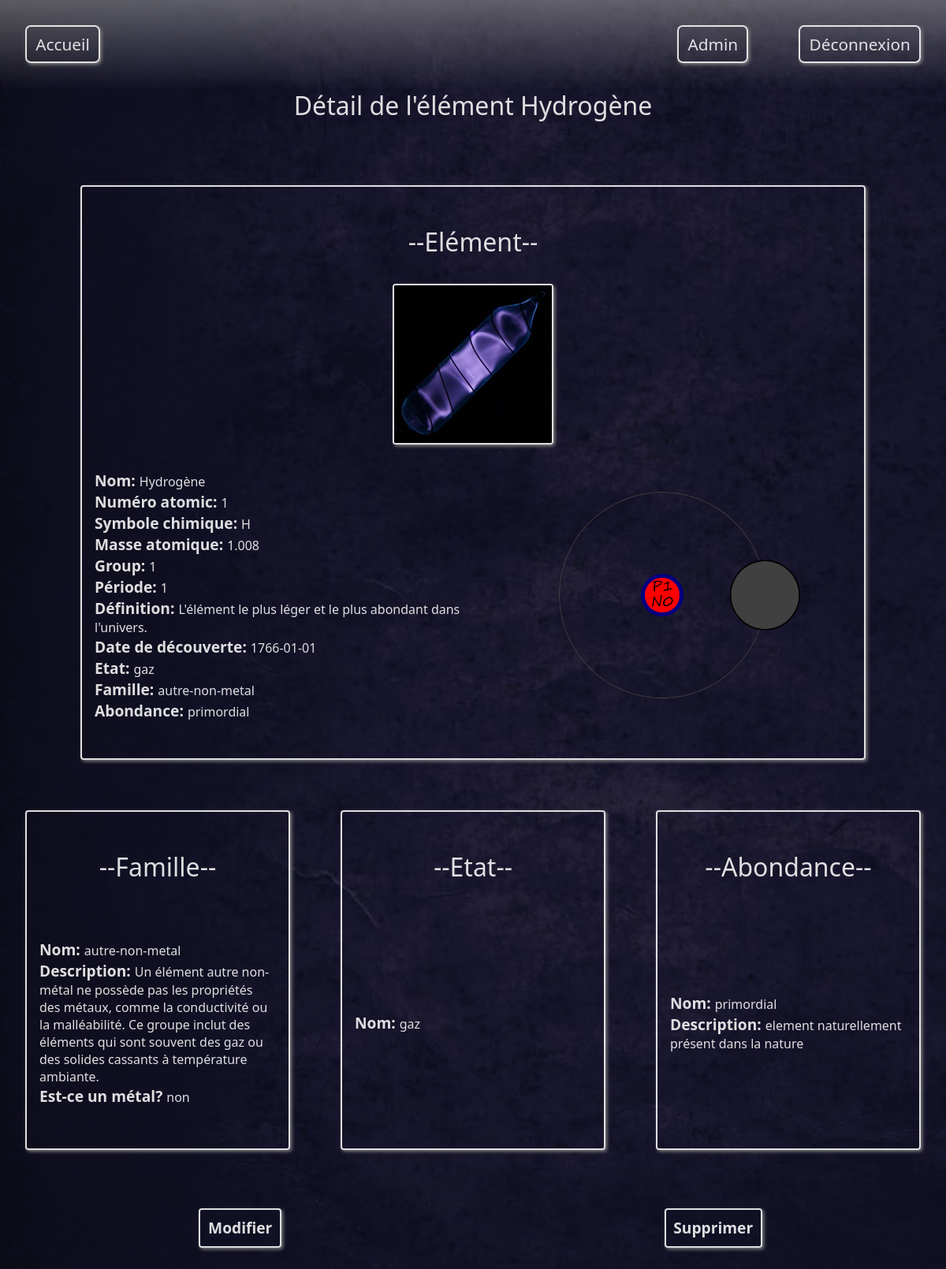
The page /index.php?action=detail_element_admin&id=1 (signed in) on the database its author committed.
### tables this page shows
CREATE TABLE IF NOT EXISTS `element` (
  `id` int NOT NULL AUTO_INCREMENT,
  `name` varchar(255) NOT NULL,
  `atomic_number` int NOT NULL,
  `chemical_symbol` varchar(10) NOT NULL,
  `atomic_mass` decimal(8,5) NOT NULL,
  `group` int NOT NULL,
  `period` int NOT NULL,
  `definition` text NOT NULL,
  `discovery_date` date NOT NULL,
  `element_picture` varchar(255) DEFAULT NULL,
  `element_model` varchar(255) DEFAULT NULL,
  `state_id` int NOT NULL,
  `family_id` int NOT NULL,
  `abundance_id` int NOT NULL,
  PRIMARY KEY (`id`),
  KEY `element_state_of_matter_fk` (`state_id`),
  KEY `element_family_fk` (`family_id`),
  KEY `element_abundance_fk` (`abundance_id`)
);

CREATE TABLE IF NOT EXISTS `state` (
  `id` int NOT NULL AUTO_INCREMENT,
  `name` varchar(255) NOT NULL,
  PRIMARY KEY (`id`)
);

CREATE TABLE IF NOT EXISTS `family` (
  `id` int NOT NULL AUTO_INCREMENT,
  `name` varchar(255) NOT NULL,
  `metal` tinyint(1) NOT NULL,
  `description` text NOT NULL,
  PRIMARY KEY (`id`)
);

CREATE TABLE IF NOT EXISTS `abundance` (
  `id` int NOT NULL AUTO_INCREMENT,
  `name` varchar(255) NOT NULL,
  `description` text,
  PRIMARY KEY (`id`)
);

### src/Manager/DatabaseManager.php (called while the page is built, shortened)
<?php
class DatabaseManager
{
    private static ?PDO $pdo = null;
    private static function connectDB(): PDO
    {
        $host = 'localhost';
        $dbName = 'periodic_table';
        $user = 'root';
        $password = '';
        try {
            return new PDO(
                "mysql:host=$host;dbname=$dbName;charset=utf8",
                $user,
                $password,
                [
                    PDO::ATTR_ERRMODE => PDO::ERRMODE_EXCEPTION,
                    PDO::ATTR_DEFAULT_FETCH_MODE => PDO::FETCH_ASSOC
                ]
            );
        } catch (PDOException $e) {
            die("Erreur de connexion à la base de données : " . $e->getMessage());
        }
    }
    protected static function getConnexion(): PDO
	  {
        if (self::$pdo === null) {
        self::$pdo = self::connectDB();
        }
        return self::$pdo;
    }
}

### src/Manager/ElementManager.php (called while the page is built, shortened)
<?php
class ElementManager extends DatabaseManager
{
    public function selectById(int $id): Element|false
    {
        $request = self::getConnexion()->prepare(
            "SELECT e.id, e.name, e.atomic_number, e.chemical_symbol, e.atomic_mass, e.`group`, e.period, e.definition, e.discovery_date,
        e.element_picture, e.element_model, f.id family_id, f.name family_name, f.description family_description, f.`metal` family_metal,
        s.id state_id, s.name state_name,a.id abundance_id, a.name abundance_name, a.description abundance_description
            FROM `element` e
            INNER JOIN family f ON f.id = e.family_id
            INNER JOIN state s ON s.id = e.state_id
            INNER JOIN abundance a  ON a.id = e.abundance_id
            WHERE e.id = :id;"
        );
        $request->execute([
            ":id" => $id
        ]);
        $arrayElement = $request->fetch();
        $discoveryDate = new DateTime($arrayElement["discovery_date"]);
        $family = new Family($arrayElement["family_id"], $arrayElement["family_name"], $arrayElement["family_description"], $arrayElement["family_metal"]);
        $state = new State($arrayElement["state_id"], $arrayElement["state_name"]);
        $abundance = new Abundance($arrayElement["abundance_id"], $arrayElement["abundance_name"], $arrayElement["abundance_description"]);
        return new Element(
            $arrayElement["id"],
            $arrayElement["name"],
            $arrayElement["atomic_number"],
            $arrayElement["chemical_symbol"],
            $arrayElement["atomic_mass"],
            $arrayElement["group"],
            $arrayElement["period"],
            $arrayElement["definition"],
            $discoveryDate,
            $arrayElement["element_picture"],
            $arrayElement["element_model"],
            $state,
            $family,
            $abundance
        );
    }
}

### src/Model/Element.php (called while the page is built, shortened)
<?php
class Element
{
    private ?int $id;
    private string $name;
    private int $atomicNumber;
    private string $chemicalSymbol;
    private float $atomicMass;
    private int $group;
    private int $period;
    private string $definition;
    private \DateTime $discoveryDate;
    private string $elementPicture;
    private string $elementModel;
    private State $state;
    private Family $family;
    private Abundance $abundance;
    public function __construct(
        int|null $id,
        string $name,
        int $atomicNumber,
        string $chemicalSymbol,
        float $atomicMass,
        int $group,
        int $period,
        string $definition,
        \DateTime $discoveryDate,
        string $elementPicture,
        string $elementModel,
        State $state,
        Family $family,
        Abundance $abundance
    ) {
        $this->id = $id;
        $this->name = $name;
        $this->atomicNumber = $atomicNumber;
        $this->chemicalSymbol = $chemicalSymbol;
        $this->atomicMass = $atomicMass;
        $this->group = $group;
        $this->period = $period;
        $this->definition = $definition;
        $this->discoveryDate = $discoveryDate;
        $this->elementPicture = $elementPicture;
        $this->elementModel = $elementModel;
        $this->state = $state;
        $this->family = $family;
        $this->abundance = $abundance;
    }
    public function getId(): int
    {
        return $this->id;
    }
    public function getName(): string
    {
        return $this->name;
    }
    public function getAtomicNumber(): int
    {
        return $this->atomicNumber;
    }
    public function getChemicalSymbol(): string
    {
        return $this->chemicalSymbol;
    }
    public function getAtomicMass(): float
    {
        return $this->atomicMass;
    }
    public function getGroup(): int
    {
        return $this->group;
    }
    public function getPeriod(): int
    {
        return $this->period;
    }
    public function getDefinition(): string
    {
        return $this->definition;
    }
    public function getDiscoveryDateFormat(): string
    {
        return date_format($this->discoveryDate,"Y-m-d");
    }
    public function getElementPicture(): string
    {
        return $this->elementPicture;
    }
    public function getElementModel(): string
    {
        return $this->elementModel;
    }
    public function getState(): State
    {
        return $this->state;
    }
    public function getFamily(): Family
    {
        return $this->family;
    }
    public function getAbundance(): Abundance
    {
        return $this->abundance;
    }
}

### src/Model/State.php (called while the page is built, shortened)
<?php
class State
{
    private string $name;
    public function __construct(int|null $id, string $name)
    {
        $this->name = $name;
    }
    public function getName(): string
    {
        return $this->name;
    }
}

### src/Model/Family.php (called while the page is built, shortened)
<?php
class Family
{
    private string $name;
    private string $description;
    private bool $metal;
    public function __construct(int|null $id, string $name, string $description, bool $metal)
    {
        $this->name = $name;
        $this->description = $description;
        $this->metal = $metal;
    }
    public function getName(): string
    {
        return $this->name;
    }
    public function getDescription(): string
    {
        return $this->description;
    }
    public function getMetal(): bool
    {
        return $this->metal;
    }
}

### src/Model/Abundance.php (called while the page is built, shortened)
<?php
class Abundance
{
    private string $name;
    private string $description;
    public function __construct(int|null $id, string $name, string $description)
    {
        $this->name = $name;
        $this->description = $description;
    }
    public function getName(): string
    {
        return $this->name;
    }
    public function getDescription(): string
    {
        return $this->description;
    }
}

### templates/elements/element_detail_admin.php (the view, shortened to what this page needs)
<?php
require_once __DIR__ . '/../blocks/header.php';
?>
<h1 class="text-center">Détail de l'élément <?= $element->getName() ?></h1>
<div id="detailCard">
    <div class="card">
        <div id="elementImage">
            <h2>--Elément--</h2>
            <img src="images/<?= $element->getElementPicture() ?>" alt="<?= $element->getName() ?>" style="height: 200px; width: auto;">
        </div>
        <div id="elementInfo">
            <div id="elementText">
                <p><span>Nom:  </span><?= $element->getName() ?></p>
                <p><span>Numéro atomic:  </span><?= $element->getAtomicNumber() ?></p>
                <p><span>Symbole chimique:  </span><?= $element->getChemicalSymbol() ?></p>
                <p><span>Masse atomique:  </span><?= $element->getAtomicMass() ?></p>
                <p><span>Group:  </span><?= $element->getGroup() ?></p>
                <p><span>Période:  </span><?= $element->getPeriod() ?></p>
                <p><span>Définition:  </span><?= $element->getDefinition() ?></p>
                <p><span>Date de découverte:  </span><?= $element->getDiscoveryDateFormat() ?></p>
                <p><span>Etat:  </span><?= $element->getState()->getName() ?></p>
                <p><span>Famille:  </span><?= $element->getFamily()->getName() ?></p>
                <p><span>Abondance:  </span><?= $element->getabundance()->getName() ?></p>
            </div>
            <div id="modelImage">
                <img src="images/atomes/<?= $element->getElementModel() ?>" alt="<?= $element->getName() ?>" style="height: 350px; width: auto;">
            </div>
        </div>
    </div>
    <div id="sfaCard">
        <div class="card">
            <h2>--Famille--</h2>
            <div>
                <p><span>Nom:  </span> <?= $element->getFamily()->getName() ?></p>
                <p><span>Description:  </span><?= $element->getFamily()->getDescription() ?></p>
                <p><span>Est-ce un métal?  </span><?php echo ($element->getFamily()->getMetal() ? "oui" : "non"); ?></p>
            </div>
        </div>
        <div class="card">
            <h2>--Etat--</h2>
            <div>
                <p><span>Nom:  </span> <?= $element->getState()->getName() ?></p>
            </div>
        </div>
        <div class="card">
            <h2>--Abondance--</h2>
            <div>
                <p><span>Nom:  </span> <?= $element->getAbundance()->getName() ?></p>
                <p><span>Description:  </span> <?= $element->getAbundance()->getDescription() ?></p>
            </div>
        </div>
    </div>
    <div class="delModButtons">
        <a class="modify" href="index.php?action=edit_element&id=<?= $element->getId() ?>">Modifier</a>
        <a class="delete" href="index.php?action=delete_element&id=<?= $element->getId() ?>">Supprimer</a>
    </div>
</div>
<?php
require_once __DIR__ . '/../blocks/footer.php';

### styles.css (style rules this page uses)
* { margin: 0; }

### rows shown on the page
element: name "Hydrogène", element_picture (picture), id "1", chemical_symbol "H", atomic_mass "1.008", atomic_number "1", group "1", definition "L'élément le plus léger et le plus abondant dans l'univers.", state.name "gaz", family.name "autre-non-metal", abundance.name "primordial", element_model (picture), family.description "Un élément autre non-métal ne possède pas les propriétés des métaux, comme la conductivité ou la malléabilité. Ce groupe inclut des éléments qui sont souvent des gaz ou des solides cassants à température ambiante.", abundance.description "element naturellement présent dans la nature"

### other values the page prints
$element->getDiscoveryDateFormat() "1766-01-01"
